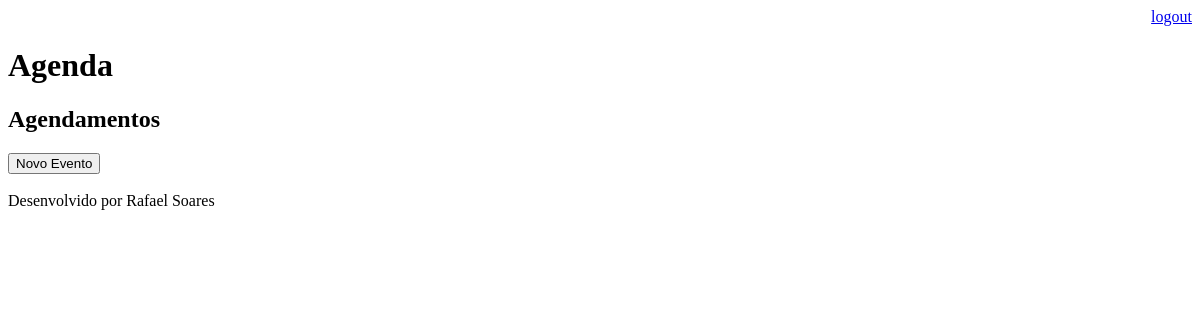
Page /agenda/ (signed in) on the earlier database version.
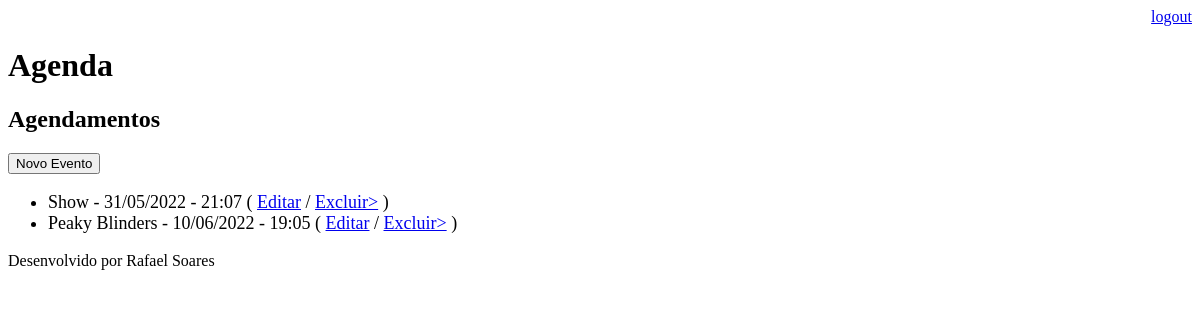
Same page on the later database version.
### core/models.py (models this page shows, shortened)
class Evento(models.Model):
    titulo = models.CharField(max_length=100)
    descricao = models.TextField(blank=True, null=True)
    data_evento = models.DateTimeField(verbose_name='Data do Evento')
    data_criacao = models.DateTimeField(auto_now=True)
    usuario = models.ForeignKey(User, on_delete=models.CASCADE)
    class Meta:
        db_table = 'evento'
    def get_data_evento(self):
        return self.data_evento.strftime('%d/%m/%Y - %H:%M')
    def get_evento_atrasado(self):
        if self.data_evento < datetime.now():
            return True
        else:
            return False

### core/views.py (the view)
# urls.py: path('agenda/', views.lista_eventos),
@login_required(login_url='/login/')
def lista_eventos(request):
    usuario = request.user
    data_atual = datetime.now() - timedelta(hours=1)
    evento = Evento.objects.filter(usuario=usuario,
                                   data_evento__gt=data_atual)#posso alterar p/ .alfilter(usuario=usuario) no lugar de .all()
    dados = {'eventos':evento}
    return render(request, 'agenda.html', dados)

### templates/Agenda.html (shortened to what this page needs)
{% extends "model-page.html" %}
{% block content %}
    <h2>Agendamentos</h2>
    <a href="evento/">
        <button type="button">Novo Evento</button>
    </a>
    <ul style="font-size: 18px">
        {% for evento in eventos %}
            <li>
                <div style=>
                    {{ evento.titulo }} - {{ evento.get_data_evento }}
                    ( <a href="evento/?id={{ evento.id }}">Editar</a>
                    / <a href="evento/delete/{{ evento.id }}/"> Excluir></a> )
                </div>
            </li>
        {% endfor %}
    </ul>
{% endblock %}

### templates/model-page.html
<!DOCTYPE html>
<html lang="en">
<head>
        {% include "model-header.html" %}
</head>
<body>
        {% block content %} {% endblock %}
        {% include "model-footer.html" %}
</body>
</html>

### templates/model-header.html (shortened to what this page needs)
<div href align="right">
    <a href="/logout">logout</a>
</div>
<h1>Agenda</h1>

### templates/model-footer.html
<p>Desenvolvido por Rafael Soares</p>

Differences in the rows shown:
added Evento: titulo "Show", get_data_evento "31/05/2022 - 21:07"
added Evento: titulo "Peaky Blinders", get_data_evento "10/06/2022 - 19:05"
